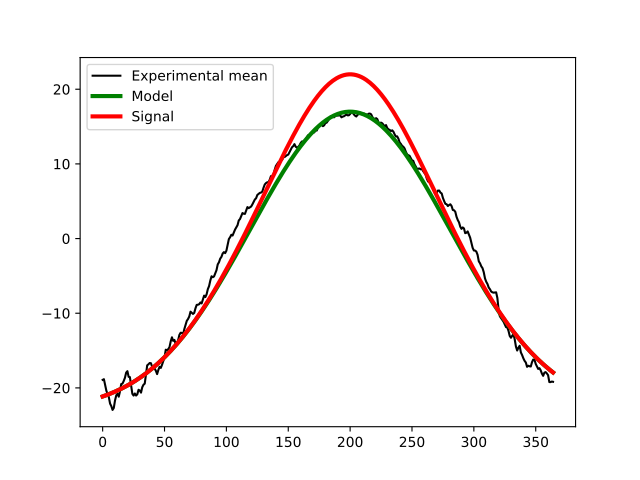

Generate this figure with Python:
from matplotlib import pyplot
import power1d

data     = power1d.data.weather()  # load data
y        = data['Continental']     # extract one region
m        = y.mean( axis=0 )        # mean continuum

# approximate the experimental value using a Gaussian pulse:
Q        = 365  # continuum size
g0       = power1d.geom.GaussianPulse( Q , q=200 , fwhm=190 , amp=40 )
g1       = power1d.geom.Constant( Q , amp=23 )
baseline = g0 - g1  # subtract the geometries

# add a signal:
signal   = power1d.geom.GaussianPulse( Q , q=200 , fwhm=100 , amp=5 )

ax       = pyplot.axes()
ax.plot( m , label='Experimental mean', color='k')
baseline.plot( ax=ax, color='g', linewidth=3, label='Model' )
(baseline + signal).plot( ax=ax, color='r', linewidth=3, label='Signal' )
ax.legend()
